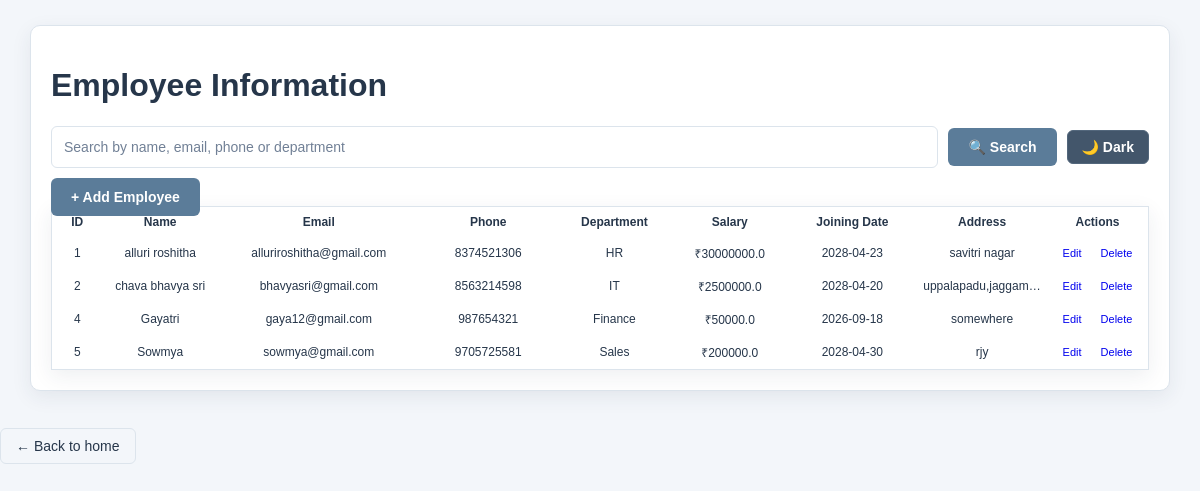
Page /employees on the earlier database version.
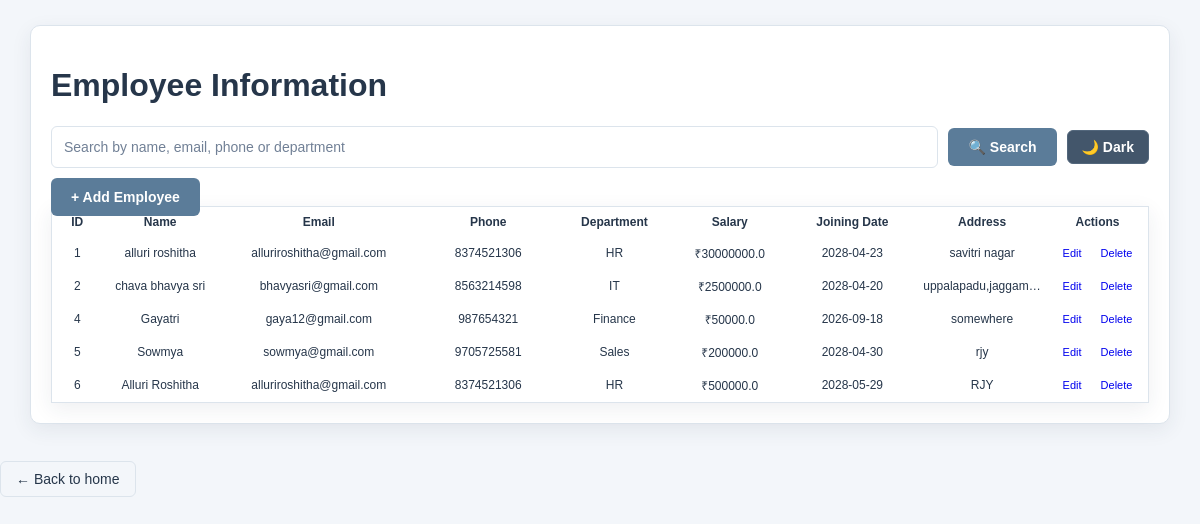
Same page on the later database version.
### tables this page shows
CREATE TABLE employees (
            id INTEGER PRIMARY KEY AUTOINCREMENT,
            name TEXT NOT NULL,
            email TEXT NOT NULL,
            phone TEXT NOT NULL,
            department TEXT NOT NULL,
            salary REAL NOT NULL,
            joining_date TEXT NOT NULL,
            address TEXT
        );

### server.py (the view)
@app.route("/employees")
def employees():
    search = request.args.get("search")
    connection = get_db_connection()
    if search:
        employee_list = connection.execute("""
            SELECT * FROM employees
            WHERE name LIKE ?
            OR email LIKE ?
            OR phone LIKE ?
            OR department LIKE ?
            ORDER BY id ASC
        """, (
            f"%{search}%",
            f"%{search}%",
            f"%{search}%",
            f"%{search}%"
        )).fetchall()
    else:
        employee_list = connection.execute("""
            SELECT * FROM employees
            ORDER BY id ASC
        """).fetchall()
    connection.close()
    return render_template(
        "employee.html",
        employees=employee_list
    )

### server.py (called while the page is built)
def get_db_connection():
    connection = sqlite3.connect(DATABASE)
    connection.row_factory = sqlite3.Row
    return connection

### templates/employee.html (shortened to what this page needs)
<!DOCTYPE html>
<html lang="en">
<head>
    <link rel="stylesheet" href="/static/theme.css">
</head>
<body>
    <div class="container">
        <h1>
            Employee Information
        </h1>
        <form action="/employees" method="GET" class="search-form">
    <input
        type="text"
        name="search"
        placeholder="Search by name, email, phone or department"
        required>
    <button type="submit" class="search-btn">
        🔍 Search
    </button>
    <button id="themeBtn"
                       class="theme-btn"
                       onclick="toggleTheme()">
            </button>
</form>
        <a href="/add-employee"
           class="add-btn">
            + Add Employee
        </a>
        <div class="table-container">
            {% if employees %}
            <table>
                <thead>
                    <tr>
                        <th>ID</th>
                        <th>Name</th>
                        <th>Email</th>
                        <th>Phone</th>
                        <th>Department</th>
                        <th>Salary</th>
                        <th>Joining Date</th>
                        <th>Address</th>
                        <th>Actions</th>
                    </tr>
                </thead>
                <tbody>
                    {% for employee in employees %}
                    <tr>
                        <td>
                            {{ employee['id'] }}
                        </td>
                        <td>
                            {{ employee['name'] }}
                        </td>
                        <td>
                            {{ employee['email'] }}
                        </td>
                        <td>
                            {{ employee['phone'] }}
                        </td>
                        <td>
                            {{ employee['department'] }}
                        </td>
                        <td>
                            ₹{{ employee['salary'] }}
                        </td>
                        <td>
                            {{ employee['joining_date'] }}
                        </td>
                        <td>
                            {{ employee['address'] }}
                        </td>
                        <td>
                            <a href="/edit-employee/{{ employee['id'] }}"
                               class="edit-btn">
                                Edit
                            </a>
                            <a href="/delete-employee/{{ employee['id'] }}"
                               class="delete-btn"
                               onclick="return confirm('Are you sure you want to delete this employee?');">
                                Delete
                            </a>
                        </td>
                    </tr>
                    {% endfor %}
                </tbody>
            </table>
            {% else %}
            <div class="no-data">
                No employees found.
            </div>
            {% endif %}
        </div>
    </div>
    <a href="/home"
           class="back-btn">
            ← Back to home
        </a>
</body>
</html>

### static/theme.css (style rules this page uses)
:root { --background: #f3f6fa; --card: #ffffff; --dark: #26364a; --dark-hover: #344860; --primary: #5b7c99; --primary-hover: #496b88; --text: #26364a; --muted: #718096; --border: #dce4ec; --input: #ffffff; --shadow: 0 6px 20px rgba(38, 54, 74, 0.08); }
* { box-sizing: border-box; }
html { scroll-behavior: smooth; }
body { margin: 0; font-family: Arial, "Segoe UI", sans-serif; background: var(--background) !important; color: var(--text) !important; min-height: 100vh; transition: background 0.25s ease, color 0.25s ease; }
a { text-decoration: none; }
button, input, textarea, select { font-family: inherit; }
.theme-btn { background: #43566b !important; color: #ffffff !important; border: 1px solid #53677c; padding: 8px 14px; border-radius: 6px; font-size: 14px; font-weight: 600; cursor: pointer; transition: 0.2s ease; }
.container, .login-card, .register-container, .table-container, .card, .feature-box, .hero { background: var(--card) !important; color: var(--text) !important; border: 1px solid var(--border); box-shadow: var(--shadow); transition: background 0.25s ease, color 0.25s ease, border 0.25s ease; }
h1, h2, h3 { color: var(--text) !important; }
.container { width: 95%; max-width: 1400px; margin: 25px auto; padding: 20px; border-radius: 10px; }
input, textarea, select { width: 100%; padding: 12px; background: var(--input) !important; color: var(--text) !important; border: 1px solid var(--border); border-radius: 6px; font-size: 14px; outline: none; transition: 0.2s ease; }
input::placeholder, textarea::placeholder { color: var(--muted); }
.add-btn, .update-btn, .primary-btn, .search-btn, .btn { background: var(--primary); color: #ffffff !important; border: none; padding: 11px 20px; border-radius: 6px; font-size: 14px; font-weight: 600; cursor: pointer; transition: 0.2s ease; }
.back-btn { display: inline-block; margin-top: 12px; padding: 9px 15px; border: 1px solid var(--border); border-radius: 6px; background: transparent; color: var(--text) !important; font-size: 14px; transition: 0.2s ease; }
.search-form { display: flex; align-items: center; gap: 10px; margin-bottom: 20px; }
.search-form input { flex: 1; }
.table-container { width:100%; overflow:hidden; }
table { width:100%; table-layout:fixed; border-collapse:collapse; }
th,td { padding:8px 6px; font-size:12px; text-align:center; overflow:hidden; text-overflow:ellipsis; white-space:nowrap; }
th:nth-child(1),td:nth-child(1) { width:35px; }
th:nth-child(2),td:nth-child(2) { width:80px; }
th:nth-child(3),td:nth-child(3) { width:140px; }
th:nth-child(4),td:nth-child(4) { width:95px; }
th:nth-child(5),td:nth-child(5) { width:80px; }
th:nth-child(6),td:nth-child(6) { width:80px; }
th:nth-child(7),td:nth-child(7) { width:90px; }
th:nth-child(8),td:nth-child(8) { width:90px; }
th:nth-child(9),td:nth-child(9) { width:70px; }
.edit-btn, .delete-btn { padding:6px 8px; font-size:11px; white-space:nowrap; }

Differences in the rows shown:
added employees: id "6", name "Alluri Roshitha", email "alluriroshitha@gmail.com", phone "8374521306", department "HR", salary "500000.0", joining_date "2028-05-29", address "RJY"
